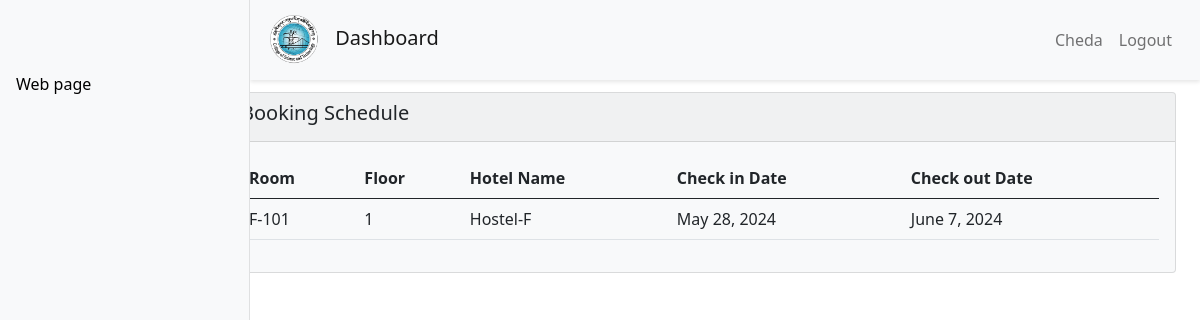
/userpage/ (signed in), run on the app's committed database.
### APP/models.py (models this page shows, shortened)
class Booking(models.Model):
    user = models.OneToOneField(User, null=True, related_name='booking', on_delete=models.SET_NULL)
    room = models.ForeignKey(Room, null = True, on_delete=models.SET_NULL)
    check_in = models.DateField(default=datetime.date.today,blank = True)
    check_out = models.DateField(default=get_end_of_semester,blank = True)

class Room (models.Model):
    Status = (
        ('Vacant','Vacant'),
        ('Full','Full'),
        ('Maintainece','Maintainece')
    )
    floor = models.ForeignKey(Floor,related_name='rooms' ,null=True,on_delete=models.SET_NULL)
    room = models.CharField(max_length=200)
    max_capacity = models.IntegerField(default=3)
    current_bookings = models.IntegerField(default=0)
    status = models.CharField(max_length=200,choices=Status ,default='Vacant')

class Floor(models.Model):
    hostel = models.ForeignKey(Hostel,related_name='floors',null=True,on_delete=models.SET_NULL)
    number = models.IntegerField(default=0,null=True)

class Hostel(models.Model):
    gender = (
        ('M','Male'),
        ('F','Female'),
    )
    name = models.CharField(max_length=200)
    gender = models.CharField(max_length=200,null= True,choices=gender)
    description = models.TextField(max_length=200)
    image = models.ImageField(upload_to='hostels/')

### APP/decorators.py (the view)
        def wrapper_func(request, *args, **kwargs):
            group = None
            if request.user.groups.exists():
                group = request.user.groups.all()[0].name
            if group in allowed_roles:
                return view_func(request, *args, **kwargs)
            else:
                return HttpResponse("You are not authorized to view this page.")

### APP/views.py (called while the page is built)
@login_required(login_url='login')
@allowed_users(allowed_roles=['student'])
def userpage(request):
    booking = Booking.objects.select_related('room__floor__hostel').filter(user=request.user).first()
    context ={
        'booking': booking,
    }
    return render(request,'admin_view/userpage.html',context)

### APP/templates/admin_view/userpage.html
{% extends 'admin_view/base.html'%}
{% block content %}
<div class="col-md-12">
    <div class="card bg-light mb-3">
        <div class="card-header">
            <h5 class="card-title">Booking Schedule</h5>
        </div>
        <div class="card-body">
            <table class="table">
                <thead>
                    <tr>
                        <th>Room</th>
                        <th>Floor</th>
                        <th>Hotel Name</th>
                        <th>Check in Date</th>
                        <th>Check out Date</th>
                    </tr>
                </thead>
                <tbody>
                    {% if booking %}
                    <tr>
                        <td>{{ booking.room.room }}</td>
                        <td>{{ booking.room.floor.number }}</td>
                        <td>{{ booking.room.floor.hostel.name }}</td>
                        <td>{{ booking.check_in }}</td>
                        <td>{{ booking.check_out}}</td>
                    </tr>
                    {% endif %}
                </tbody>
            </table>
        </div>
    </div>
</div>
{% endblock%}

### APP/templates/admin_view/base.html (shortened to what this page needs)
<!DOCTYPE html>
<html lang="en">
{% load static %}
<head>
  <link href="https://cdn.jsdelivr.net/npm/bootstrap@5.0.2/dist/css/bootstrap.min.css" rel="stylesheet"
>
  <link href="https://cdnjs.cloudflare.com/ajax/libs/bootstrap-icons/1.5.0/font/bootstrap-icons.min.css"
    rel="stylesheet">
</head>
<body>
  <nav class="navbar navbar-expand-lg navbar-light bg-light topbar">
    <a class="navbar-brand" href="#">
      <img src="{% static 'APP/image/cstlogo176.png' %}" style="width: 50px; height: 50px;" alt="Brand Logo">
      Dashboard
    </a>
    <div class="collapse navbar-collapse">
      <ul class="navbar-nav ms-auto">
        <li class="nav-item">
          <span class="nav-link">{{ user.username }}</span>
        </li>
        <li class="nav-item">
          <a class="nav-link" href="{% url 'logout' %}">Logout</a>
        </li>
      </ul>
    </div>
  </nav>
  <div class="container-fluid">
    <div class="row">
      <nav id="sidebarMenu" class="col-md-3 col-lg-2 d-md-block sidebar">
        <div class="position-sticky pt-3 sidebar-sticky">
          <ul class="nav flex-column">
            <li class="nav-item">
              <a class="nav-link" href="{% url 'home' %}">Web page</a>
            </li>
          </ul>
        </div>
      </nav>
      <main class="col-md-9 ms-sm-auto col-lg-10 px-md-4 main-content">
        <br>
        <br>
        <br>
        {% block content %}
        {% endblock %}
      </main>
    </div>
  </div>
</body>
</html>

### APP/templates/admin_view/base.html (style rules this page uses)
body { overflow-x: hidden; }
.sidebar { position: fixed; top: 0; bottom: 0; left: 0; z-index: 100; padding: 48px 0 0; width: 250px; background-color: #f8f9fa; box-shadow: inset -1px 0 0 rgba(0, 0, 0, 0.1); }
.sidebar-sticky { position: relative; top: 0; height: calc(100vh - 48px); padding-top: .5rem; overflow-x: hidden; overflow-y: auto; }
.main-content { margin-left: 250px; padding: 20px; }
.navbar-brand img { margin-right: 10px; }
.nav-link { color: #000; font-weight: 500; }
.navbar { padding: 10px 15px; }
.topbar { position: fixed; width: calc(100% - 250px); left: 250px; top: 0; z-index: 99; background-color: #fff; box-shadow: 0 2px 4px rgba(0, 0, 0, 0.1); padding: 10px 20px; }
.topbar .navbar-nav { margin-left: auto; }

### data on the page
Booking: room.room "F-101", room.floor.number "1", room.floor.hostel.name "Hostel-F", check_in "May 28, 2024", check_out "June 7, 2024"

### other printed values
{{ user.username }} "Cheda"
